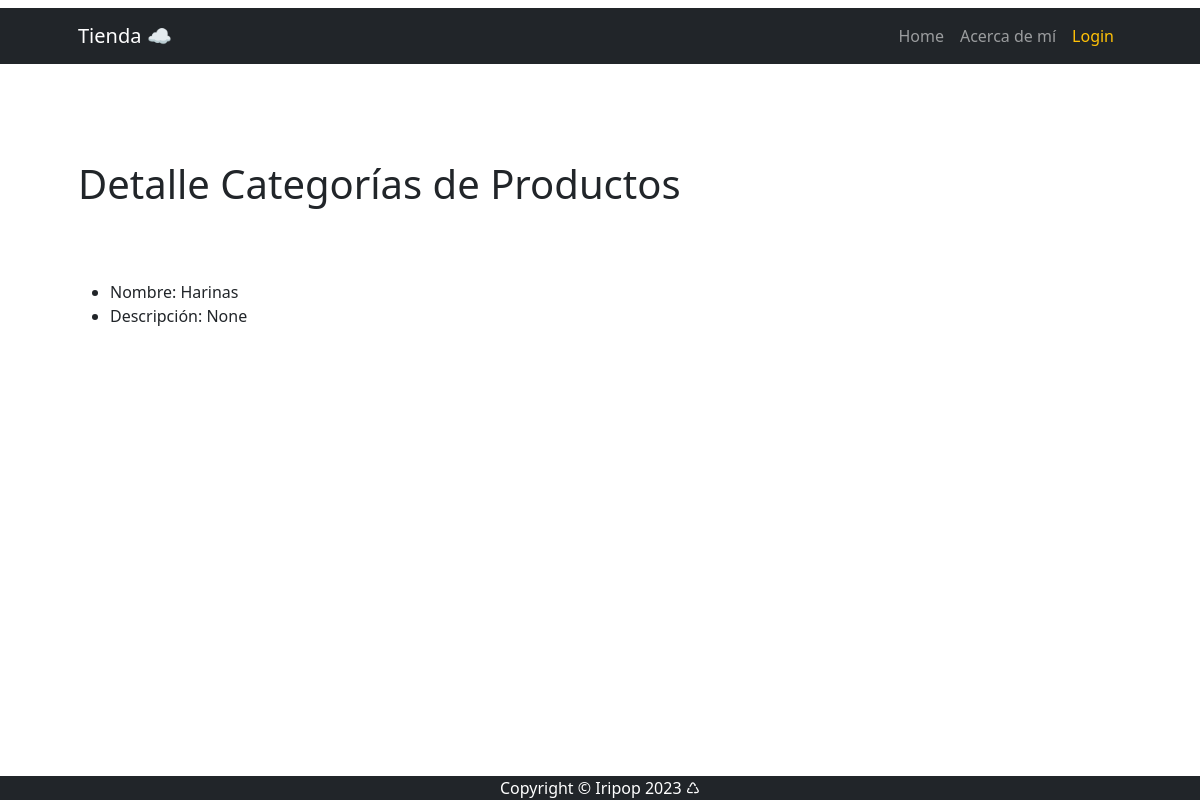
Page /productocategoria/detail/5 on the earlier database version.
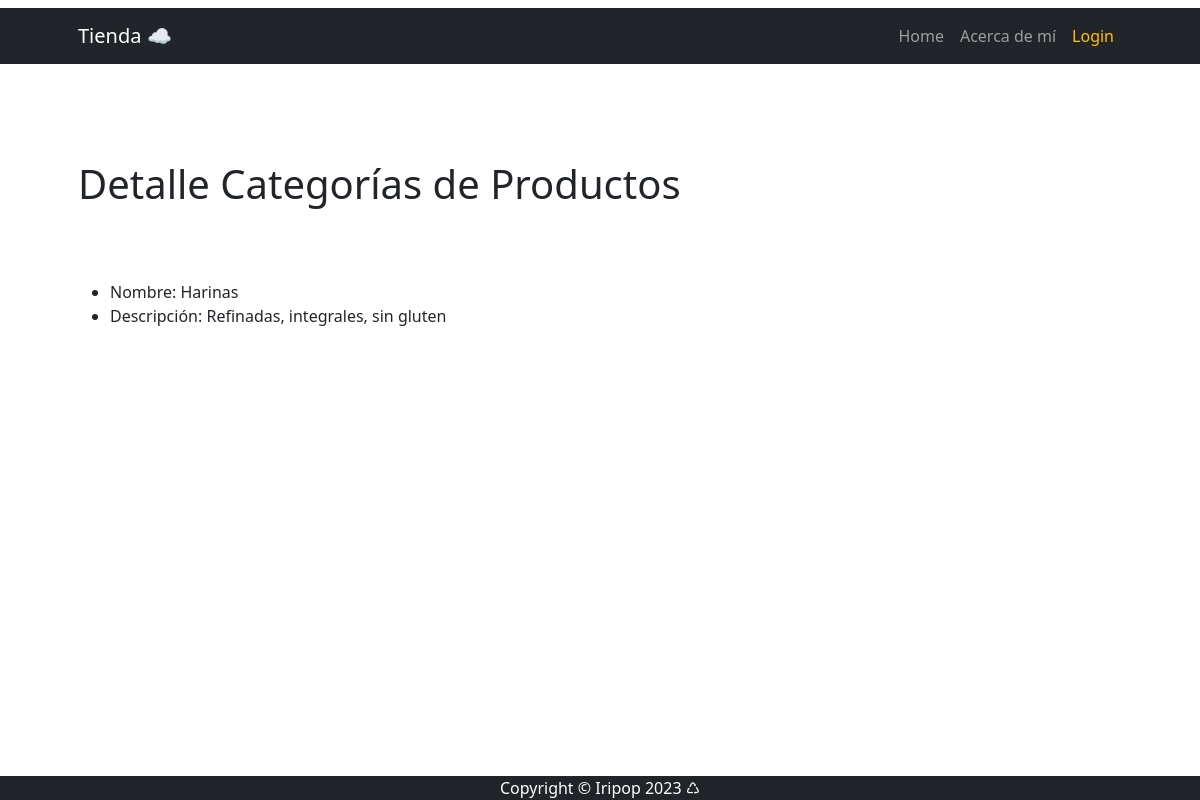
Same page on the later database version.
### apps/producto/models.py (models this page shows, shortened)
class ProductoCategoria(models.Model):
    nombre = models.CharField(max_length=200, unique=True)
    descripcion = models.CharField(
        max_length=250, null=True, blank=True, verbose_name="descripción")
    class Meta:
        verbose_name = "categoría de productos"
        verbose_name_plural = "categorías de productos"

### apps/producto/views.py (the view)
# urls.py: path("productocategoria/detail/<int:pk>", views.ProductoCategoriaDetail.as_view(), name="productocategoria_detail"),
class ProductoCategoriaDetail(DetailView):
    model = models.ProductoCategoria

### apps/producto/templates/producto/productocategoria_detail.html
{% extends 'producto/index.html' %}
{% block INDEX_TITULO %}
    Detalle Categorías de Productos
{% endblock INDEX_TITULO %}
{% block INDEX_CONTENIDO %}
    <ul>
        <li>Nombre: {{ object.nombre }} </li>
        <li>Descripción: {{ object.descripcion }} </li>
    </ul>
{% endblock INDEX_CONTENIDO %}

Differences in the rows shown:
changed ProductoCategoria "Harinas": descripcion "None" → "Refinadas, integrales, sin gluten"
